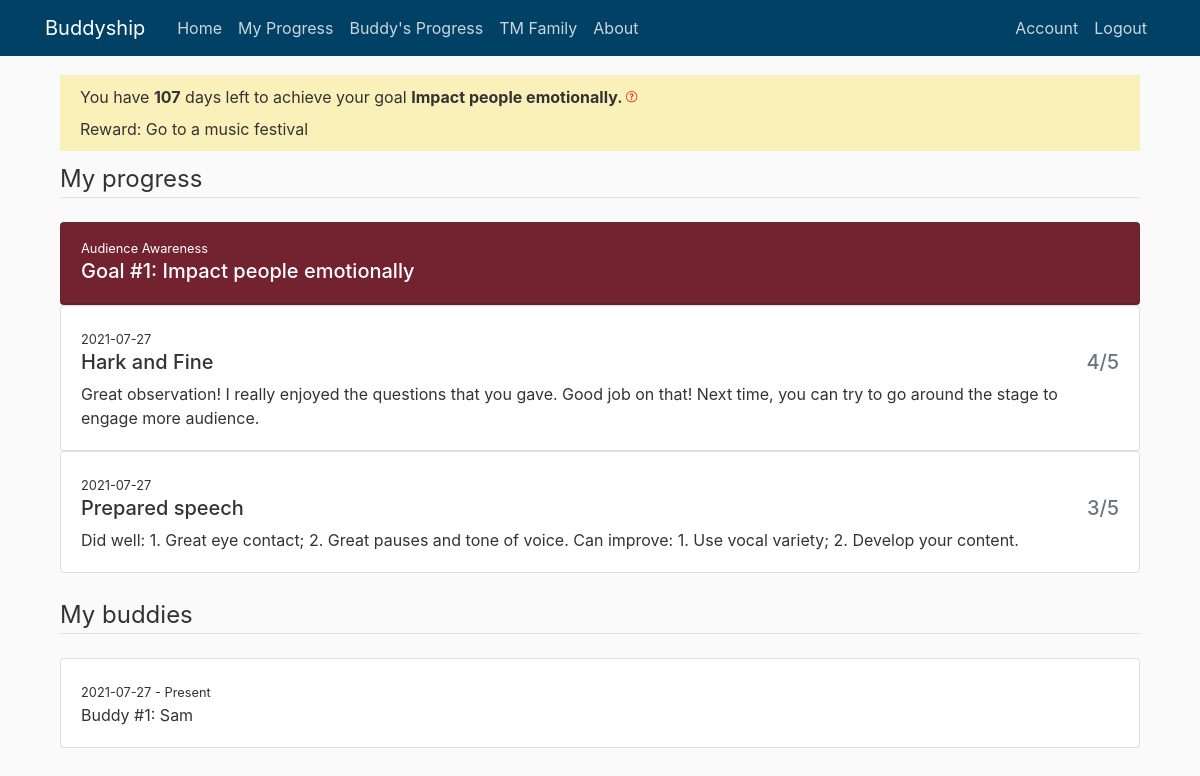
Screenshot of /my_progress (signed in) with the database file from the repository.
### buddyship/models.py (models this page shows, shortened)
class Goal(db.Model):
    id = db.Column(db.Integer, primary_key=True)
    general_goal = db.Column(db.String(150))
    specific_goal = db.Column(db.String(150))
    goal_count = db.Column(db.Integer, default=1)
    goal_reward = db.Column(db.String(150))
    start_date = db.Column(db.DateTime, default=func.now())
    end_date = db.Column(db.DateTime)
    user_id = db.Column(db.Integer, db.ForeignKey('user.id'), nullable=False)

class User(db.Model, UserMixin):
    id = db.Column(db.Integer, primary_key=True)
    if_admin = db.Column(db.Boolean, nullable=False)
    active = db.Column(db.Boolean(), nullable=False)
    first_name = db.Column(db.String(20), unique=True, nullable=False)
    email = db.Column(db.String(120), unique=True, nullable=False)
    password = db.Column(db.String(60), nullable=False)
    current_buddy = db.Column(db.String(150))
    current_general_goal = db.Column(db.String(150))
    current_specific_goal = db.Column(db.String(150))
    current_reward = db.Column(db.String(150))
    confirmed_at = db.Column(db.Date, nullable=False)
    buddies = db.relationship('Buddy', backref='owner', lazy=True)
    goals = db.relationship('Goal', backref='owner', lazy=True)
    record_progresses = db.relationship('Progress', backref='giver', lazy=True)

class Progress(db.Model):
    id = db.Column(db.Integer, primary_key=True)
    buddy_role = db.Column(db.String(150))
    buddy_score = db.Column(db.String(150))
    buddy_comment = db.Column(db.String(1500))
    date = db.Column(db.DateTime, default=func.now())
    buddy_goal = db.Column(db.String(150))
    user_id = db.Column(db.Integer, db.ForeignKey('user.id'))
    buddy_id = db.Column(db.Integer, db.ForeignKey('buddy.id'))

class Buddy(db.Model):
    id = db.Column(db.Integer, primary_key=True)
    buddy_name = db.Column(db.String(100), nullable=False)
    buddy_count = db.Column(db.Integer, default=1)
    start_date = db.Column(db.DateTime, default=func.now())
    end_date = db.Column(db.DateTime)
    user_id = db.Column(db.Integer, db.ForeignKey('user.id'), nullable=False)
    buddy_progresses = db.relationship(
        'Progress', backref='receiver', lazy=True)

### buddyship/progresses/routes.py (the view)
@progresses.route('/my_progress', methods=['GET'])
@login_required
def my_progress():
    if current_user.current_buddy == None:
        flash('Please set up your buddy and your goal first. ', 'danger')
        return redirect(url_for('users.set_up'))
    else:
        buddies = Buddy.query.filter_by(
            buddy_name=current_user.first_name).all()
        id_lst = []
        for buddy in buddies:
            id_lst.append(buddy.user_id)
        return render_template("my_progress.html", title='My Progress', user=current_user,
                               buddy_accounts=User.query.filter(
                                   User.id.in_(id_lst)).all(),
                               current_time=date.today())

### buddyship/models.py (called while the page is built)
@login_manager.user_loader
def load_user(user_id):
    return User.query.get(int(user_id))

### buddyship/templates/my_progress.html (shortened to what this page needs)
{% extends "layout.html" %}
{% block content %}
<div class="content-section">
    <div class="subtitle-section">
        You have <b>{{ (user.goals[-1].end_date.date() - current_time).days }}</b></span> days left
        to achieve your goal
        <b>{{ user.current_specific_goal }}. </b> <label data-toggle="tooltip" data-placement="top"
            title="We encourage you to use 6 months to complete one goal. You can always change your goal on 'Account' tab. ">
        </label>
        <br />Reward: {{ user.current_reward }}
    </div>
    <legend class="border-bottom mb-4">My progress</legend>
    {% for goal in user.goals|reverse %}
    <div class="card bg-red text-white mt-3">
        <div class="card-header">
            <small>{{ goal.general_goal }}</small>
            <h5>
                Goal #{{ goal.goal_count }}: {{ goal.specific_goal }}</h5>
        </div>
    </div>
    {% for buddy_account in buddy_accounts|reverse %}
    {% for progress in buddy_account.record_progresses|reverse %}
    {% if progress.buddy_goal == goal.general_goal + ' - ' + goal.specific_goal %}
    <div class="card">
        <div class="card-body">
            <small>{{ progress.date.date() }}</small>
            <h5 class="row align-items-start">
                <div class="col">{{ progress.buddy_role }}</div>
                <div class="col text-right text-muted">{{ progress.buddy_score[0] }}/5</div>
            </h5>
            <p class="card-text">{{ progress.buddy_comment }}</p>
        </div>
    </div>
    {% endif %}
    {% endfor %}
    {% endfor %}
    {% endfor %}
</div>
<br>
<legend class="border-bottom mb-4">My buddies</legend>
{% for buddy in user.buddies|reverse %}
<div class="card">
    <div class="card-body">
        <small>{{ buddy.start_date.date() }} -
            {% if buddy.end_date == None %} Present
            {% else %} {{ buddy.end_date.date() }}
            {% endif %}</small>
        <p class="card-text">Buddy #{{ buddy.buddy_count }}: {{ buddy.buddy_name }}</p>
    </div>
</div>
{% endfor %}
<br>
</div>
{% endblock content %}

### buddyship/static/main.css (style rules this page uses)
body { background: #fafafa; color: #333333; margin-top: 60px; }
.bg-red { background-color: #772432; }
.subtitle-section { background: #faf0b9; padding: 10px 20px 10px 20px; margin-bottom: 10px; }

### rows the page displays
Goal: (user.goals[-1].end_date.date()-current_time).days "107", general_goal "Audience Awareness", goal_count "1", specific_goal "Impact people emotionally"
User: current_specific_goal "Impact people emotionally", current_reward "Go to a music festival"
Progress: date "2021-07-27", buddy_role "Hark and Fine", buddy_score "4", buddy_comment "Great observation! I really enjoyed the questions that you gave. Good job on that! Next time, you can try to go around the stage to engage more audience."
Progress: date "2021-07-27", buddy_role "Prepared speech", buddy_score "3", buddy_comment "Did well: 1. Great eye contact; 2. Great pauses and tone of voice. Can improve: 1. Use vocal variety; 2. Develop your content."
Buddy: start_date "2021-07-27", shows "Present", buddy_count "1", buddy_name "Sam"
